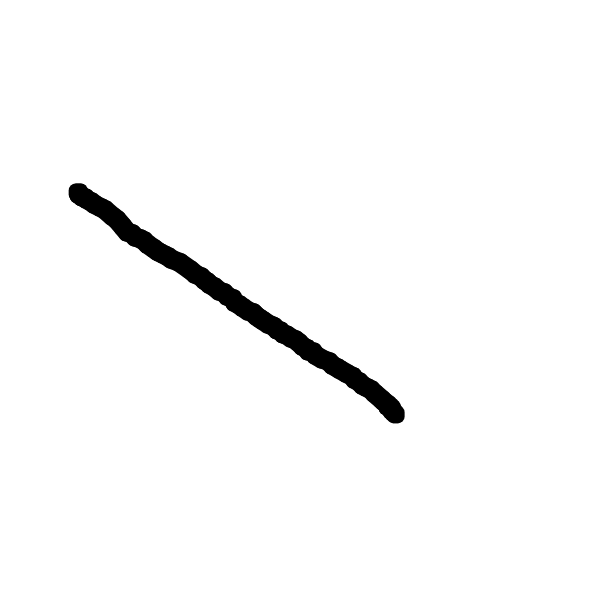
#> input picture assets/stroke-images/consonants/B.png, 600 x 600 px
$ python -i darken_heavy_strokes.py   (imports and definitions only)
#> lines starting #> are read from the running program, lines starting #| are printed output that depends on the picture
#!/usr/bin/env python3
"""
Process stroke images to make heavy strokes darker and thicker
"""

from PIL import Image, ImageEnhance, ImageFilter
from pathlib import Path

def make_stroke_heavier(image_path, output_path):
    """Make a stroke image darker and thicker"""
#> called with image_path = '../assets/stroke-images/consonants/B.png', output_path = 'out.png'

    # Open the image
    img = Image.open(image_path).convert('RGBA')
#> img is the input picture: PIL image 600x600 RGBA; mean R, G, B, A 0, 0, 0, 5.7

    # Extract alpha channel
    alpha = img.split()[3]
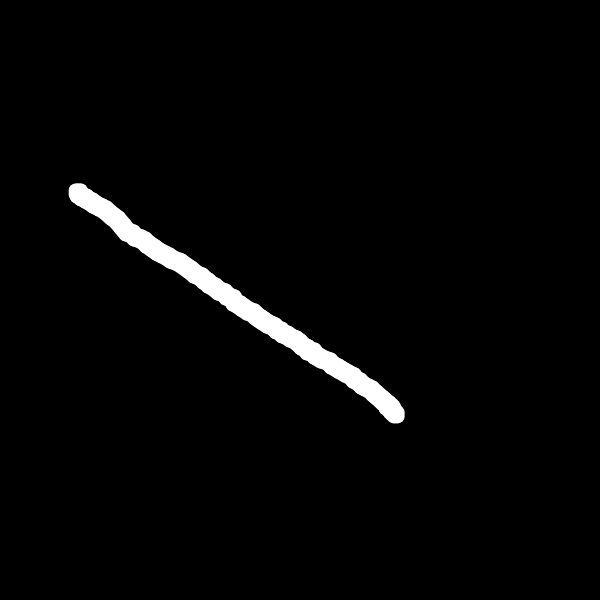
#> alpha: PIL image 600x600 L; min 0, max 255, mean 5.7

    # Make the stroke thicker by dilating
    # Apply a slight blur and threshold to thicken lines
    for _ in range(2):  # Apply twice for more thickness
        alpha = alpha.filter(ImageFilter.MaxFilter(3))

    # Darken the stroke
    enhancer = ImageEnhance.Brightness(img)
    img = enhancer.enhance(0.3)  # Make much darker

    # Increase contrast
    enhancer = ImageEnhance.Contrast(img)
    img = enhancer.enhance(2.0)  # Increase contrast

    # Restore the modified alpha channel
    r, g, b, _ = img.split()
#> r: PIL image 600x600 L; every value is 0
    img = Image.merge('RGBA', (r, g, b, alpha))

    # Save
    img.save(output_path)
#> (the run stopped early here; a loop or call above may not have finished)

$ run again, on assets/stroke-images/consonants/CH.png
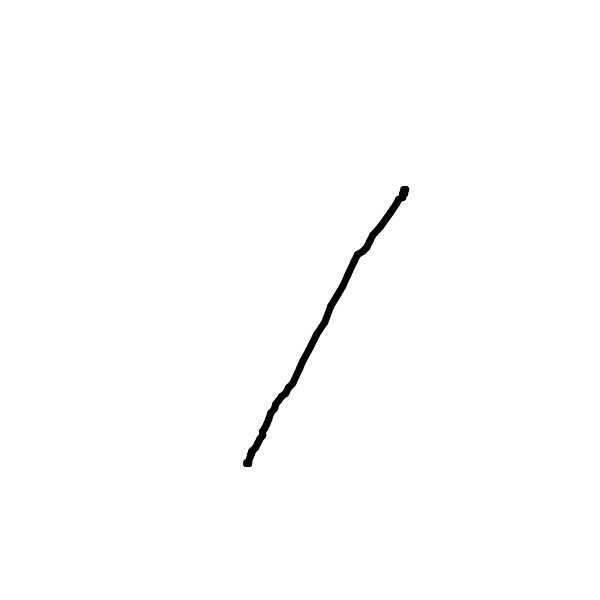
#> input picture assets/stroke-images/consonants/CH.png, 600 x 600 px
#> in make_stroke_heavier, img is the input picture: PIL image 600x600 RGBA; mean R, G, B, A 0, 0, 0, 1.7
#> in make_stroke_heavier, `alpha = img.split()[3]`:
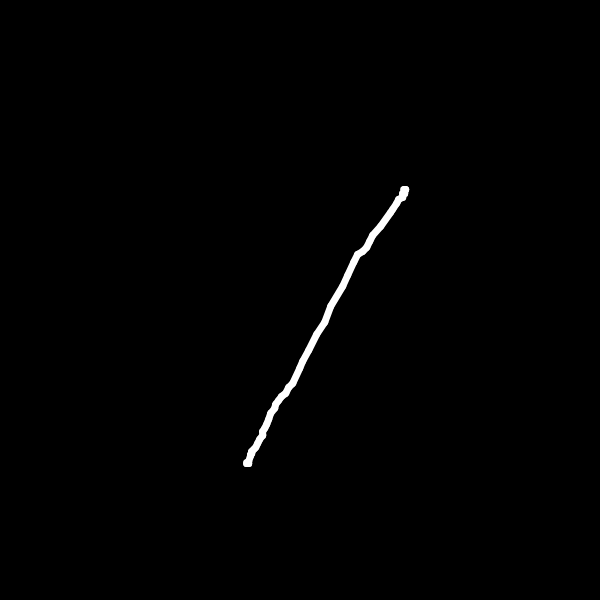
#> alpha: PIL image 600x600 L; min 0, max 255, mean 1.7
#> r: PIL image 600x600 L; every value is 0

$ run again, on assets/stroke-images/consonants/D.png
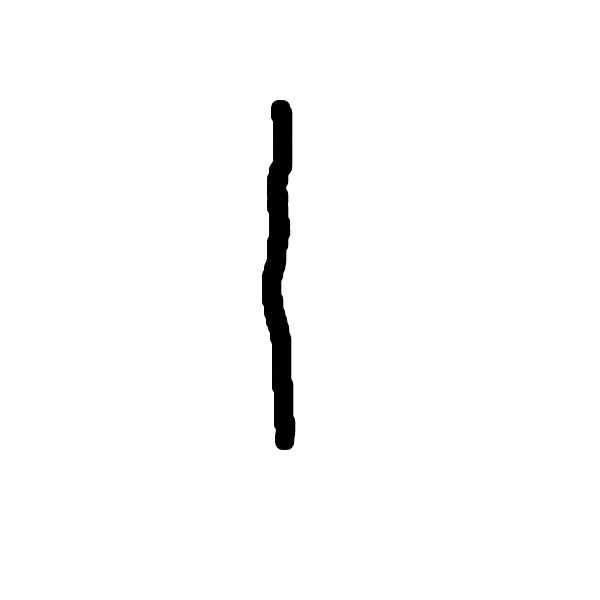
#> input picture assets/stroke-images/consonants/D.png, 600 x 600 px
#> in make_stroke_heavier, img is the input picture: PIL image 600x600 RGBA; mean R, G, B, A 0, 0, 0, 5
#> in make_stroke_heavier, `alpha = img.split()[3]`:
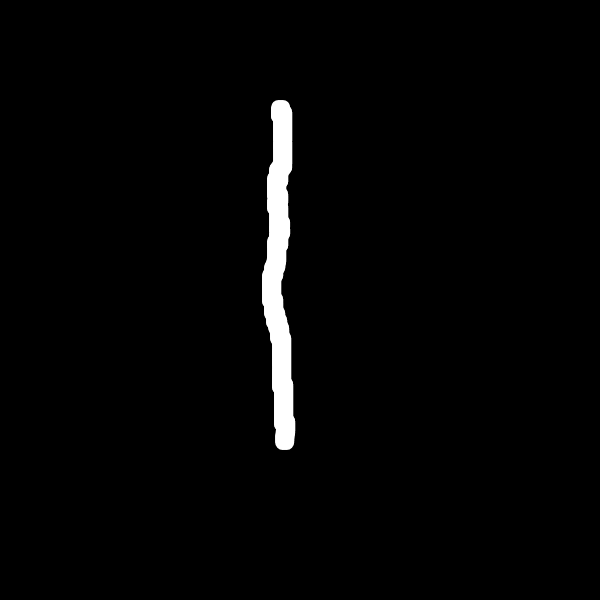
#> alpha: PIL image 600x600 L; min 0, max 255, mean 5
#> r: PIL image 600x600 L; every value is 0
